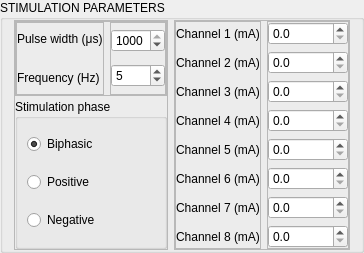
        <widget class="QGroupBox" name="groupBox_5">
         <property name="sizePolicy">
          <sizepolicy hsizetype="Preferred" vsizetype="Minimum">
           <horstretch>0</horstretch>
           <verstretch>0</verstretch>
          </sizepolicy>
         </property>
         <property name="title">
          <string>STIMULATION PARAMETERS</string>
         </property>
         <layout class="QHBoxLayout" name="horizontalLayout_6">
          <property name="topMargin">
           <number>0</number>
          </property>
          <property name="bottomMargin">
           <number>0</number>
          </property>
          <item>
           <widget class="QFrame" name="frame_8">
            <property name="frameShape">
             <enum>QFrame::StyledPanel</enum>
            </property>
            <property name="frameShadow">
             <enum>QFrame::Raised</enum>
            </property>
            <layout class="QVBoxLayout" name="verticalLayout_9" stretch="1,2">
             <property name="spacing">
              <number>3</number>
             </property>
             <property name="leftMargin">
              <number>0</number>
             </property>
             <property name="topMargin">
              <number>0</number>
             </property>
             <property name="rightMargin">
              <number>0</number>
             </property>
             <property name="bottomMargin">
              <number>0</number>
             </property>
             <item>
              <widget class="QFrame" name="frame_9">
               <property name="frameShape">
                <enum>QFrame::StyledPanel</enum>
               </property>
               <property name="frameShadow">
                <enum>QFrame::Raised</enum>
               </property>
               <layout class="QHBoxLayout" name="horizontalLayout_9">
                <property name="leftMargin">
                 <number>0</number>
                </property>
                <property name="topMargin">
                 <number>0</number>
                </property>
                <property name="rightMargin">
                 <number>0</number>
                </property>
                <property name="bottomMargin">
                 <number>0</number>
                </property>
                <item>
                 <widget class="QFrame" name="frame_14">
                  <property name="frameShape">
                   <enum>QFrame::StyledPanel</enum>
                  </property>
                  <property name="frameShadow">
                   <enum>QFrame::Raised</enum>
                  </property>
                  <layout class="QVBoxLayout" name="verticalLayout_13">
                   <property name="leftMargin">
                    <number>0</number>
                   </property>
                   <property name="topMargin">
                    <number>0</number>
                   </property>
                   <property name="rightMargin">
                    <number>0</number>
                   </property>
                   <property name="bottomMargin">
                    <number>0</number>
                   </property>
                   <item>
                    <widget class="QLabel" name="label_4">
                     <property name="text">
                      <string>&lt;p&gt;Pulse width (&amp;mu;s)&lt;/p&gt;</string>
                     </property>
                    </widget>
                   </item>
                   <item>
                    <widget class="QLabel" name="label_5">
                     <property name="text">
                      <string>Frequency (Hz)</string>
                     </property>
                    </widget>
                   </item>
                  </layout>
                 </widget>
                </item>
                <item>
                 <widget class="QFrame" name="frame_15">
                  <property name="frameShape">
                   <enum>QFrame::StyledPanel</enum>
                  </property>
                  <property name="frameShadow">
                   <enum>QFrame::Raised</enum>
                  </property>
                  <layout class="QVBoxLayout" name="verticalLayout_14">
                   <property name="leftMargin">
                    <number>0</number>
                   </property>
                   <property name="topMargin">
                    <number>0</number>
                   </property>
                   <property name="rightMargin">
                    <number>0</number>
                   </property>
                   <property name="bottomMargin">
                    <number>0</number>
                   </property>
                   <item>
                    <widget class="QSpinBox" name="pulseWidthBox">
                     <property name="minimum">
                      <number>100</number>
                     </property>
                     <property name="maximum">
                      <number>1000</number>
                     </property>
                     <property name="singleStep">
                      <number>25</number>
                     </property>
                     <property name="value">
                      <number>1000</number>
                     </property>
                    </widget>
                   </item>
                   <item>
                    <widget class="QSpinBox" name="frequencyBox">
                     <property name="minimum">
                      <number>1</number>
                     </property>
                     <property name="maximum">
                      <number>100</number>
                     </property>
                     <property name="value">
                      <number>5</number>
                     </property>
                    </widget>
                   </item>
                  </layout>
                 </widget>
                </item>
               </layout>
              </widget>
             </item>
             <item>
              <widget class="QGroupBox" name="groupBox_8">
               <property name="title">
                <string>Stimulation phase</string>
               </property>
               <layout class="QVBoxLayout" name="verticalLayout_10">
                <property name="spacing">
                 <number>3</number>
                </property>
                <property name="topMargin">
                 <number>0</number>
                </property>
                <property name="bottomMargin">
                 <number>0</number>
                </property>
                <item>
                 <widget class="QRadioButton" name="biphasicButton">
                  <property name="text">
                   <string>Biphasic</string>
                  </property>
                  <property name="checked">
                   <bool>true</bool>
                  </property>
                 </widget>
                </item>
                <item>
                 <widget class="QRadioButton" name="positiveButton">
                  <property name="text">
                   <string>Positive</string>
                  </property>
                 </widget>
                </item>
                <item>
                 <widget class="QRadioButton" name="negativeButton">
                  <property name="text">
                   <string>Negative</string>
                  </property>
                 </widget>
                </item>
               </layout>
              </widget>
             </item>
            </layout>
           </widget>
          </item>
          <item>
           <widget class="QFrame" name="frame_6">
            <property name="frameShape">
             <enum>QFrame::StyledPanel</enum>
            </property>
            <property name="frameShadow">
             <enum>QFrame::Raised</enum>
            </property>
            <layout class="QHBoxLayout" name="horizontalLayout_8">
             <property name="leftMargin">
              <number>0</number>
             </property>
             <property name="topMargin">
              <number>0</number>
             </property>
             <property name="rightMargin">
              <number>0</number>
             </property>
             <property name="bottomMargin">
              <number>0</number>
             </property>
             <item>
              <widget class="QFrame" name="frame_13">
               <property name="frameShape">
                <enum>QFrame::StyledPanel</enum>
               </property>
               <property name="frameShadow">
                <enum>QFrame::Raised</enum>
               </property>
               <layout class="QVBoxLayout" name="verticalLayout_11">
                <property name="leftMargin">
                 <number>0</number>
                </property>
                <property name="topMargin">
                 <number>0</number>
                </property>
                <property name="rightMargin">
                 <number>0</number>
                </property>
                <property name="bottomMargin">
                 <number>0</number>
                </property>
                <item>
                 <widget class="QLabel" name="label_12">
                  <property name="text">
                   <string>Channel 1 (mA)</string>
                  </property>
                 </widget>
                </item>
                <item>
                 <widget class="QLabel" name="label_3">
                  <property name="text">
                   <string>Channel 2 (mA)</string>
                  </property>
                 </widget>
                </item>
                <item>
                 <widget class="QLabel" name="label_6">
                  <property name="text">
                   <string>Channel 3 (mA)</string>
                  </property>
                 </widget>
                </item>
                <item>
                 <widget class="QLabel" name="label_7">
                  <property name="text">
                   <string>Channel 4 (mA)</string>
                  </property>
                 </widget>
                </item>
                <item>
                 <widget class="QLabel" name="label_8">
                  <property name="text">
                   <string>Channel 5 (mA)</string>
                  </property>
                 </widget>
                </item>
                <item>
                 <widget class="QLabel" name="label_9">
                  <property name="text">
                   <string>Channel 6 (mA)</string>
                  </property>
                 </widget>
                </item>
                <item>
                 <widget class="QLabel" name="label_10">
                  <property name="text">
                   <string>Channel 7 (mA)</string>
                  </property>
                 </widget>
                </item>
                <item>
                 <widget class="QLabel" name="label_11">
                  <property name="text">
                   <string>Channel 8 (mA)</string>
                  </property>
                 </widget>
                </item>
               </layout>
              </widget>
             </item>
             <item>
              <widget class="QFrame" name="frame_12">
               <property name="frameShape">
                <enum>QFrame::StyledPanel</enum>
               </property>
               <property name="frameShadow">
                <enum>QFrame::Raised</enum>
               </property>
               <layout class="QVBoxLayout" name="verticalLayout_12">
                <property name="leftMargin">
                 <number>0</number>
                </property>
                <property name="topMargin">
                 <number>0</number>
                </property>
                <property name="rightMargin">
                 <number>0</number>
                </property>
                <property name="bottomMargin">
                 <number>0</number>
                </property>
                <item>
                 <widget class="QDoubleSpinBox" name="stimCh1">
                  <property name="minimumSize">
                   <size>
                    <width>80</width>
                    <height>0</height>
                   </size>
                  </property>
                  <property name="maximumSize">
                   <size>
                    <width>16777215</width>
                    <height>16777215</height>
                   </size>
                  </property>
                  <property name="decimals">
                   <number>1</number>
                  </property>
                  <property name="maximum">
                   <double>20.000000000000000</double>
                  </property>
                  <property name="singleStep">
                   <double>0.500000000000000</double>
                  </property>
                 </widget>
                </item>
                <item>
                 <widget class="QDoubleSpinBox" name="stimCh2">
                  <property name="minimumSize">
                   <size>
                    <width>80</width>
                    <height>0</height>
                   </size>
                  </property>
                  <property name="maximumSize">
                   <size>
                    <width>16777215</width>
                    <height>16777215</height>
                   </size>
                  </property>
                  <property name="decimals">
                   <number>1</number>
                  </property>
                  <property name="maximum">
                   <double>20.000000000000000</double>
                  </property>
                  <property name="singleStep">
                   <double>0.500000000000000</double>
                  </property>
                 </widget>
                </item>
                <item>
                 <widget class="QDoubleSpinBox" name="stimCh3">
                  <property name="minimumSize">
                   <size>
                    <width>80</width>
                    <height>0</height>
                   </size>
                  </property>
                  <property name="maximumSize">
                   <size>
                    <width>16777215</width>
                    <height>16777215</height>
                   </size>
                  </property>
                  <property name="decimals">
                   <number>1</number>
                  </property>
                  <property name="maximum">
                   <double>20.000000000000000</double>
                  </property>
                  <property name="singleStep">
                   <double>0.500000000000000</double>
                  </property>
                 </widget>
                </item>
                <item>
                 <widget class="QDoubleSpinBox" name="stimCh4">
                  <property name="minimumSize">
                   <size>
                    <width>80</width>
                    <height>0</height>
                   </size>
                  </property>
                  <property name="maximumSize">
                   <size>
                    <width>16777215</width>
                    <height>16777215</height>
                   </size>
                  </property>
                  <property name="decimals">
                   <number>1</number>
                  </property>
                  <property name="maximum">
                   <double>20.000000000000000</double>
                  </property>
                  <property name="singleStep">
                   <double>0.500000000000000</double>
                  </property>
                 </widget>
                </item>
                <item>
                 <widget class="QDoubleSpinBox" name="stimCh5">
                  <property name="minimumSize">
                   <size>
                    <width>80</width>
                    <height>0</height>
                   </size>
                  </property>
                  <property name="maximumSize">
                   <size>
                    <width>16777215</width>
                    <height>16777215</height>
                   </size>
                  </property>
                  <property name="decimals">
                   <number>1</number>
                  </property>
                  <property name="maximum">
                   <double>20.000000000000000</double>
                  </property>
                  <property name="singleStep">
                   <double>0.500000000000000</double>
                  </property>
                 </widget>
                </item>
                <item>
                 <widget class="QDoubleSpinBox" name="stimCh6">
                  <property name="minimumSize">
                   <size>
                    <width>80</width>
                    <height>0</height>
                   </size>
                  </property>
                  <property name="maximumSize">
                   <size>
                    <width>16777215</width>
                    <height>16777215</height>
                   </size>
                  </property>
                  <property name="decimals">
                   <number>1</number>
                  </property>
                  <property name="maximum">
                   <double>20.000000000000000</double>
                  </property>
                  <property name="singleStep">
                   <double>0.500000000000000</double>
                  </property>
                 </widget>
                </item>
                <item>
                 <widget class="QDoubleSpinBox" name="stimCh7">
                  <property name="minimumSize">
                   <size>
                    <width>80</width>
                    <height>0</height>
                   </size>
                  </property>
                  <property name="maximumSize">
                   <size>
                    <width>16777215</width>
                    <height>16777215</height>
                   </size>
                  </property>
                  <property name="decimals">
                   <number>1</number>
                  </property>
                  <property name="maximum">
                   <double>20.000000000000000</double>
                  </property>
                  <property name="singleStep">
                   <double>0.500000000000000</double>
                  </property>
                 </widget>
                </item>
                <item>
                 <widget class="QDoubleSpinBox" name="stimCh8">
                  <property name="minimumSize">
                   <size>
                    <width>80</width>
                    <height>0</height>
                   </size>
                  </property>
                  <property name="maximumSize">
                   <size>
                    <width>16777215</width>
                    <height>16777215</height>
                   </size>
                  </property>
                  <property name="decimals">
                   <number>1</number>
                  </property>
                  <property name="maximum">
                   <double>20.000000000000000</double>
                  </property>
                  <property name="singleStep">
                   <double>0.500000000000000</double>
                  </property>
                 </widget>
                </item>
               </layout>
              </widget>
             </item>
            </layout>
           </widget>
          </item>
         </layout>
        </widget>
